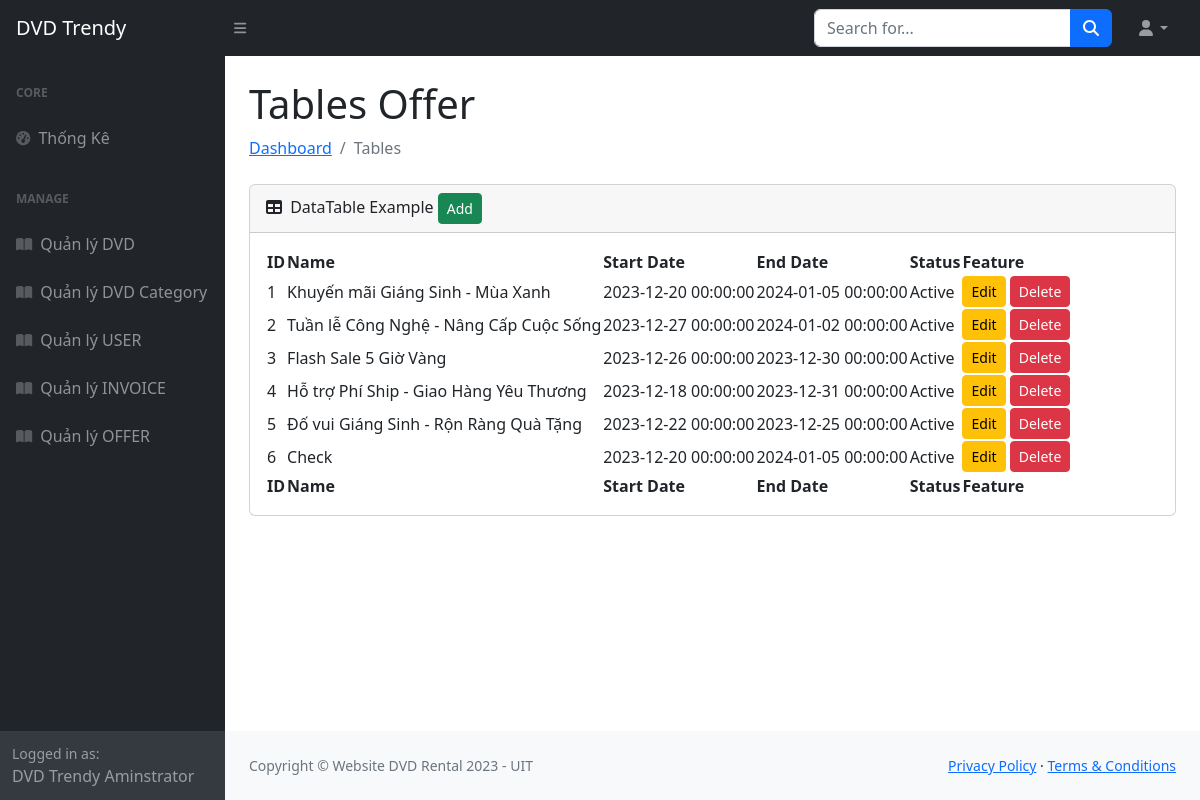
Page /manage_offer.php on the earlier database version.
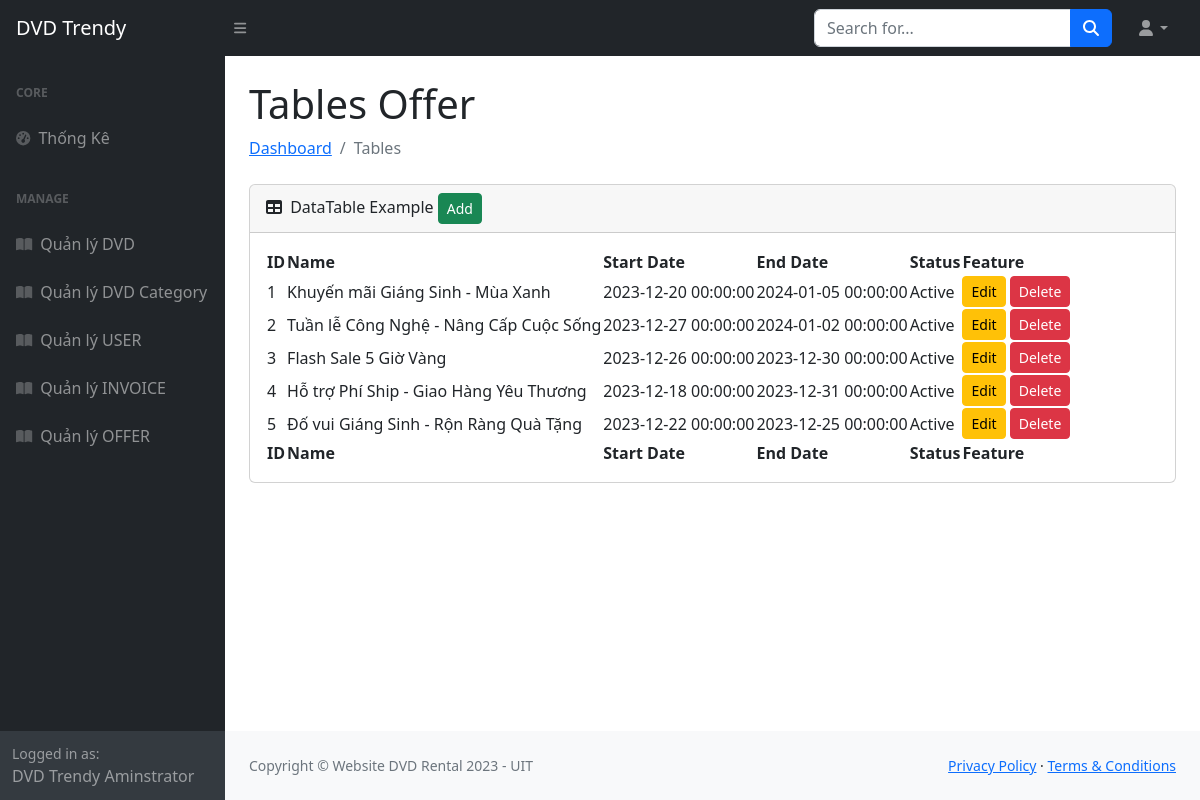
Same page on the later database version.
### tables this page shows
CREATE TABLE `OFFER` (
  `id` integer PRIMARY KEY AUTO_INCREMENT,
  `name` varchar(100),
  `offerimage` varchar(255),
  `start_date` datetime,
  `end_date` datetime,
  `status` varchar(50),
  `discount_percentage` int 
);

### database/dbhelper.php (called while the page is built, shortened)
<?php
function execute_result($sql){
    $result = null;
    $conn = mysqli_connect(HOST, USERNAME, PASSWORD, DATABASE);
    $resultset = mysqli_query($conn, $sql);
    while ($row = mysqli_fetch_assoc($resultset)) {
        $result[]=$row;
    }
    return $result;
}
?>

### manage_offer.php (the view)
<?php
require('includes/header.php');
require('includes/navbar.php');
require('includes/sidebar.php');
require_once('database/dbhelper.php');
$sql = "SELECT * FROM OFFER";
$offerList = execute_result($sql);
?>
<main>
    <div class="container-fluid px-4">
        <h1 class="mt-4">Tables Offer</h1>
        <ol class="breadcrumb mb-4">
            <li class="breadcrumb-item"><a href="index.html">Dashboard</a></li>
            <li class="breadcrumb-item active">Tables</li>
        </ol>
        <div class="card mb-4">
            <div class="card-header">
                <i class="fas fa-table me-1"></i>
                DataTable Example
                <button type='button' class='btn btn-success btn-sm' onclick=''>Add</button>
            </div>
            <div class="card-body">
                <table id="datatablesSimple">
                    <thead>
                        <tr>
                            <th>ID</th>
                            <th>Name</th>
                            <th>Start Date</th>
                            <th>End Date</th>
                            <th>Status</th>
                            <th>Feature</th>
                        </tr>
                    </thead>
                    <tfoot>
                        <tr>
                            <th>ID</th>
                            <th>Name</th>
                            <th>Start Date</th>
                            <th>End Date</th>
                            <th>Status</th>
                            <th>Feature</th>
                        </tr>
                    </tfoot>
                    <tbody>
                        <?php
                        foreach ($offerList as $offer) {
                            echo "<tr>";
                            echo "<td>{$offer['id']}</td>";
                            echo "<td>{$offer['name']}</td>";
                            echo "<td>{$offer['start_date']}</td>";
                            echo "<td>{$offer['end_date']}</td>";
                            echo "<td>{$offer['status']}</td>";
                            echo "<td><button type='button' class='btn btn-warning btn-sm' data-bs-toggle='modal' data-bs-target='#editModal' >Edit</button> <button type='button' class='btn btn-danger btn-sm' onclick='feature_delete({$offer['id']},5)'>Delete</button></td>";
                            echo "</tr>";
                        }
                        ?>
                    </tbody>
                </table>
            </div>
        </div>
    </div>
</main>
<?php
require('includes/footer.php');
?>

Differences in the rows shown:
removed offer: id "6", name "Check", start_date "2023-12-20 00:00:00", end_date "2024-01-05 00:00:00", status "Active"
